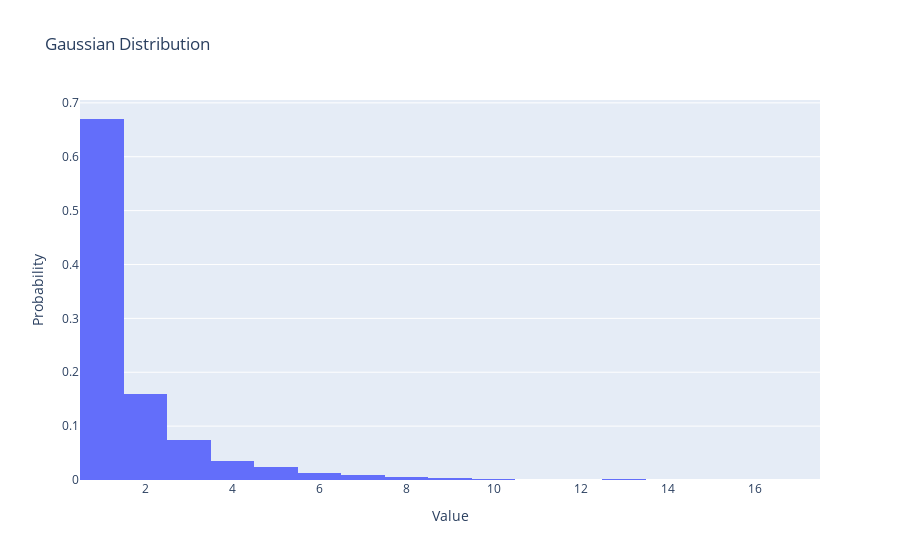

The cell this chart's notebook holds for it:
### Code cell
import plotly.graph_objs as go
import numpy as np

# Example array of data
data_array = duration_TV_shows

# Create histogram
histogram = go.Histogram(x=data_array, histnorm='probability')

# Create layout
layout = go.Layout(
    title='Gaussian Distribution',
    xaxis=dict(title='Value'),
    yaxis=dict(title='Probability')
)

# Create figure
fig = go.Figure(data=[histogram], layout=layout)

# Show plot
fig.show()

### Figure 1 — Plotly figure (JSON) as saved in the notebook; plotly's stock layout.template omitted (floating-point values rounded to 4 significant figures; data arrays with more than 128 entries replaced by an {"elided": "..."} marker saying what was removed)
{"data": [{"histnorm": "probability", "x": {"elided": "2676 int values"}, "type": "histogram"}], "layout": {"title": {"text": "Gaussian Distribution"}, "xaxis": {"title": {"text": "Value"}}, "yaxis": {"title": {"text": "Probability"}}}}
